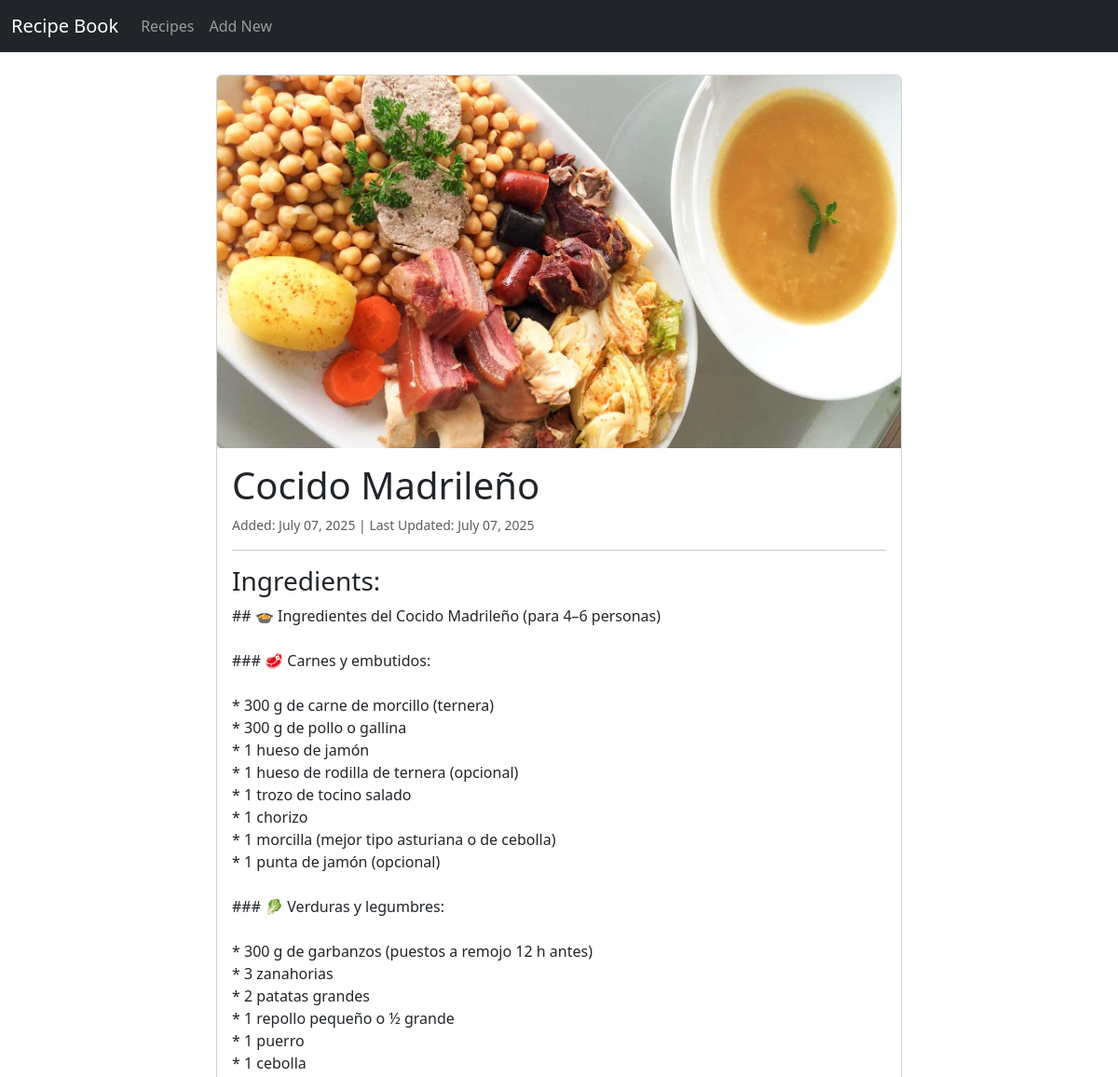
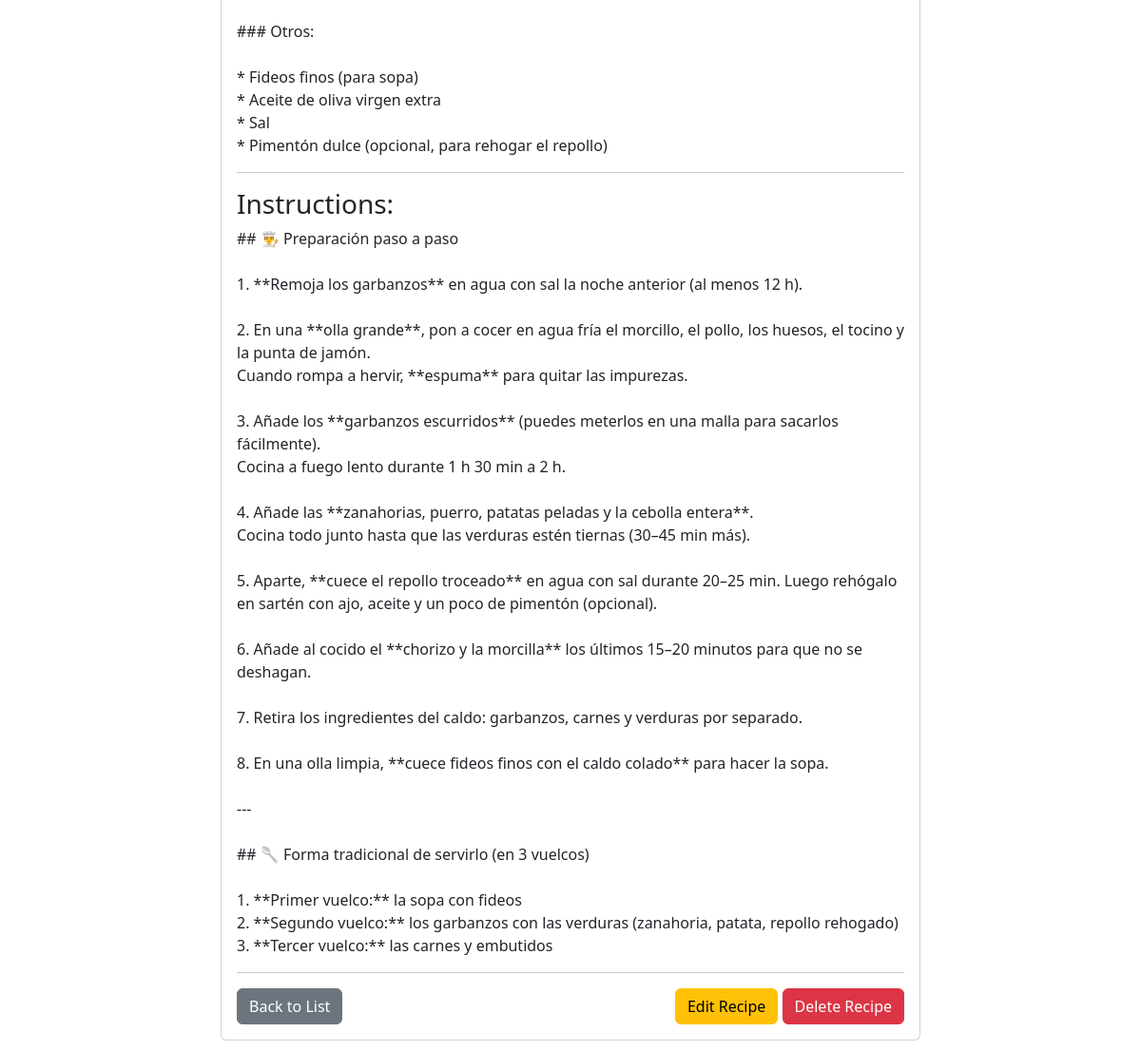
The app's page /recipes/3/ with its own data (2 pictures, top to bottom).
### recipes/models.py (models this page shows, shortened)
class Recipe(models.Model):
    title = models.CharField(
        max_length=200,
        unique=True,  # Ensure recipe titles are unique for easy identification
        help_text="The name of the recipe."
    )
    image = models.ImageField(
        upload_to='recipe_images/',  # Images will be stored in media/recipe_images/
        blank=True,  # Image is optional
        null=True,   # Allows the database column to be NULL
        help_text="Upload an image for the recipe. Optional."
    )
    image_url = models.URLField(
        max_length=500,
        blank=True,
        null=True,
        help_text="Alternatively, provide a URL for the recipe image. Optional."
    )
    ingredients = models.TextField(
        help_text="List all ingredients, separated by newlines or commas. Markdown formatting allowed."
    )
    steps = models.TextField(
        help_text="Provide step-by-step instructions for preparing the recipe. Markdown formatting allowed."
    )
    created_at = models.DateTimeField(
        auto_now_add=True,  # Automatically sets the creation timestamp when the object is first created
        help_text="The date and time when the recipe was added."
    )
    updated_at = models.DateTimeField(
        auto_now=True,      # Automatically updates the timestamp every time the object is saved
        help_text="The date and time when the recipe was last updated."
    )
    class Meta:
        ordering = ['title']
        verbose_name = "Recipe"
        verbose_name_plural = "Recipes"
    def get_image_display_url(self):
        if self.image:
            return self.image.url
        elif self.image_url:
            return self.image_url
        return 'https://via.placeholder.com/150?text=No+Image' # Placeholder if neither is provided

### recipes/views.py (the view)
# urls.py: path('<int:pk>/', views.RecipeDetailView.as_view(), name='recipe_detail'),
class RecipeDetailView(DetailView):
    model = Recipe
    template_name = 'recipes/recipe_detail.html'
    context_object_name = 'recipe'

### recipes/templates/recipes/recipe_detail.html (shortened to what this page needs)
{% extends 'base.html' %}
{% block content %}
    <div class="container mt-4">
        <div class="row">
            <div class="col-md-8 offset-md-2">
                <div class="card mb-4">
                    {% if recipe.image or recipe.image_url %}
                        <img src="{{ recipe.get_image_display_url }}" class="card-img-top" alt="{{ recipe.title }}" style="max-height: 400px; object-fit: cover;">
                    {% else %}
                        <img src="https://via.placeholder.com/400x300?text=No+Image" class="card-img-top" alt="No image available" style="max-height: 400px; object-fit: cover;">
                    {% endif %}
                    <div class="card-body">
                        <h1 class="card-title">{{ recipe.title }}</h1>
                        <p class="text-muted small">
                            Added: {{ recipe.created_at|date:"F d, Y" }} | Last Updated: {{ recipe.updated_at|date:"F d, Y" }}
                        </p>
                        <hr>
                        <h3>Ingredients:</h3>
                        <div class="card-text ingredients-list">
                            <p>{{ recipe.ingredients|linebreaksbr }}</p>
                        </div>
                        <hr>
                        <h3>Instructions:</h3>
                        <div class="card-text steps-list">
                            <p>{{ recipe.steps|linebreaksbr }}</p>
                        </div>
                        <hr>
                        <div class="d-flex justify-content-between">
                            <a href="{% url 'recipes:recipe_list' %}" class="btn btn-secondary">Back to List</a>
                            <div>
                                <a href="{% url 'recipes:recipe_update' pk=recipe.pk %}" class="btn btn-warning">Edit Recipe</a>
                                <a href="{% url 'recipes:recipe_delete' pk=recipe.pk %}" class="btn btn-danger">Delete Recipe</a>
                            </div>
                        </div>
                    </div>
                </div>
            </div>
        </div>
    </div>
{% endblock %}

### records on screen
Recipe: get_image_display_url (picture), title "Cocido Madrileño", created_at "July 07, 2025", updated_at "July 07, 2025", ingredients "## 🍲 Ingredientes del Cocido Madrileño (para 4–6 personas) ### 🥩 Carnes y embutidos: * 300 g de carne de morcillo (ternera) * 300 g de pollo o gallina * 1 hueso de jamón * 1 hueso de rodilla de ternera (opcional) * 1 trozo de tocino salado * 1 chorizo * 1 morcilla (mejor tipo asturiana o de cebolla) * 1 punta de jamón (opcional) ### 🥬 Verduras y legumbres: * 300 g de garbanzos (puestos a remojo 12 h antes) * 3 zanahorias * 2 patatas grandes * 1 repollo pequeño o ½ grande * 1 puerro * 1 cebolla ### Otros: * Fideos finos (para sopa) * Aceite de oliva virgen extra * Sal * Pimentón dulce (opcional, para rehogar el repollo)", steps "## 👨‍🍳 Preparación paso a paso 1. **Remoja los garbanzos** en agua con sal la noche anterior (al menos 12 h). 2. En una **olla grande**, pon a cocer en agua fría el morcillo, el pollo, los huesos, el tocino y la punta de jamón. Cuando rompa a hervir, **espuma** para quitar las impurezas. 3. Añade los **garbanzos escurridos** (puedes meterlos en una malla para sacarlos fácilmente). Cocina a fuego lento durante 1 h 30 min a 2 h. 4. Añade las **zanahorias, puerro, patatas peladas y la cebolla entera**. Cocina todo junto hasta que las verduras estén tiernas (30–45 min más). 5. Aparte, **cuece el repollo troceado** en agua con sal durante 20–25 min. Luego rehógalo en sartén con ajo, aceite y un…"
